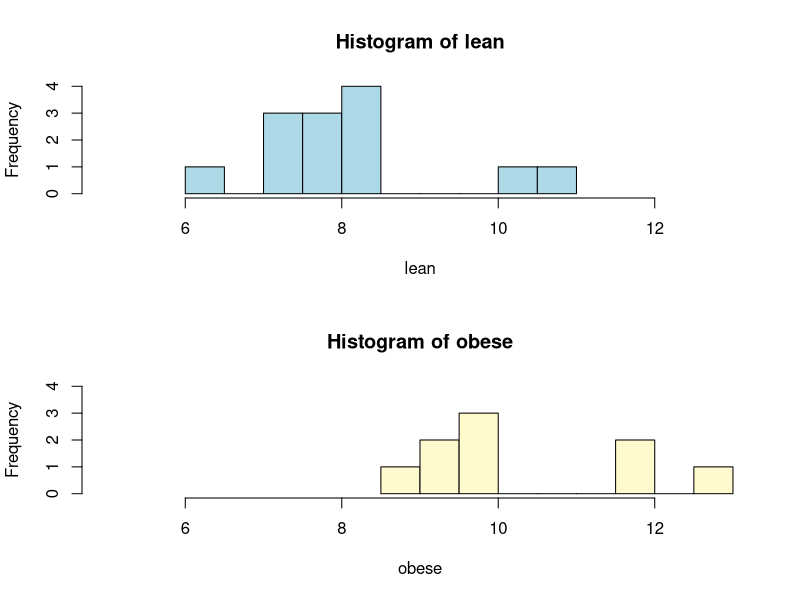
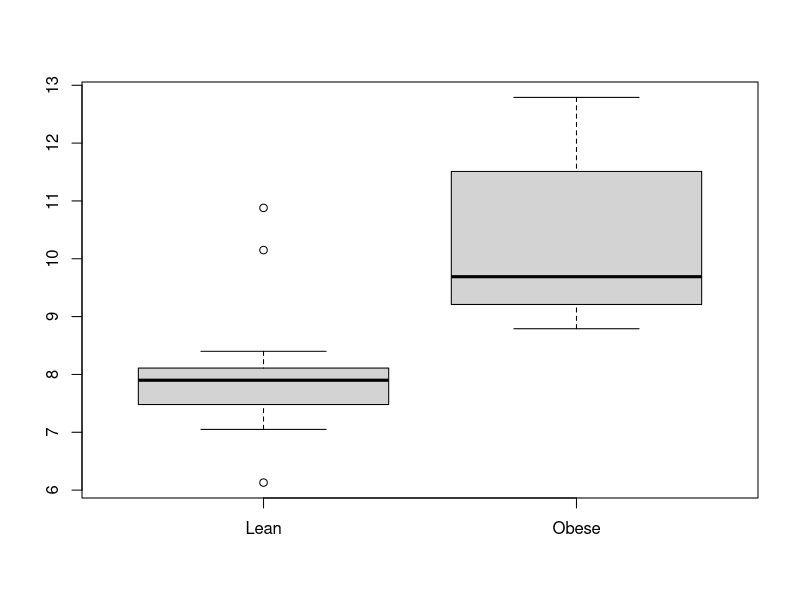
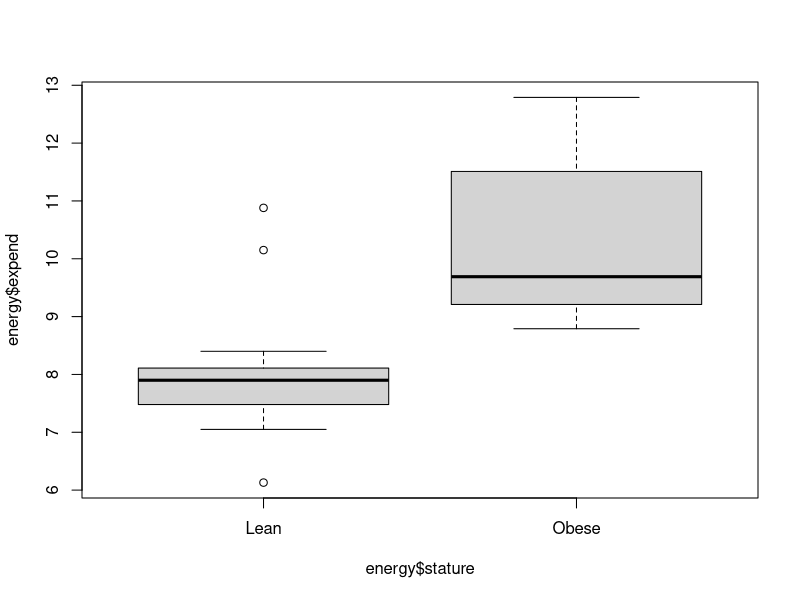
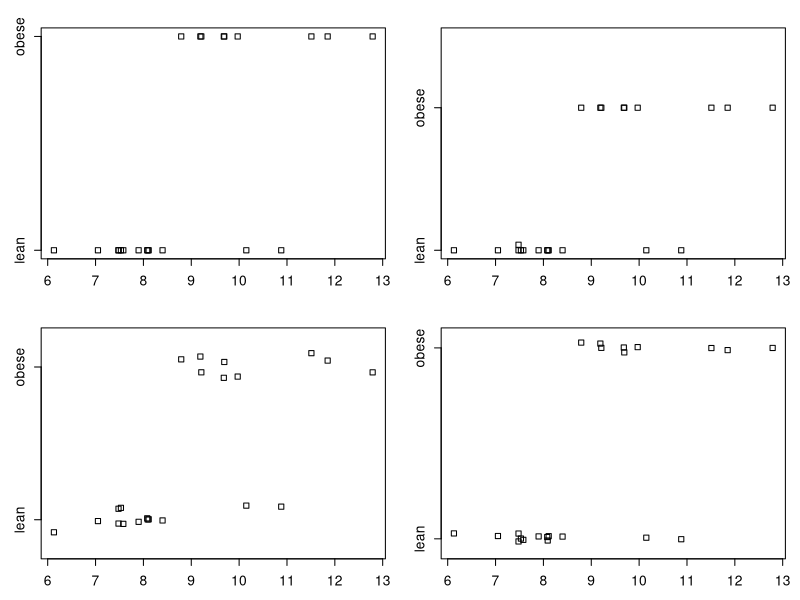

The R script that drew these images, in order: (Note: this script raises an error after producing the figures.)

# Create dataframe from data file.
energy <- read.csv("energy_expend.csv", stringsAsFactors = FALSE)

# Two ways to create separate vectors for each stature factor.
lst <- split(energy$expend, energy$stature)

lean  <- energy$expend[energy$stature == "lean"]
obese <- energy$expend[energy$stature == "obese"]

# Set graphic device parameters to 2 rows and 1 column.
par(mfrow = c(2, 1))    
 
# Graph the two vectors.
hist(lean, breaks = 10, xlim = c(5, 13), ylim = c(0, 4), col = "lightblue")
hist(obese, breaks = 10, xlim = c(5, 13), ylim = c(0, 4), col = "lemonchiffon")

# Restore graphic device to 1 row, 1 column.
par(mfrow = c(1, 1))    

# Two ways to create the boxplot.
boxplot(lean, obese, names = c("Lean","Obese"))
boxplot(energy$expend ~ energy$stature, names = c("Lean","Obese"))

# Create four stripcharts.
opar <- par(no.readonly = TRUE)
par(mfrow = c(2,2), mex = 0.8, mar = c(3, 3, 2, 1) + .1)

stripchart(energy$expend ~ energy$stature)
stripchart(energy$expend ~ energy$stature, method = "stack")
stripchart(energy$expend ~ energy$stature, method = "jitter")
stripchart(energy$expend ~ energy$stature, method = "jitter", jitter = .03)

par() <- opar

# Create dataframe from the data file
poverty <- read.delim("family_poverty.txt", sep = "\t", stringsAsFactors = FALSE)

opar <- par(no.readonly = TRUE)
ten  <- subset(poverty, year > 2005)

# Plot poverty % by year.
plot(ten$year, ten$family_poverty_pct,
               xlab = "Year",
               ylab = "Families in Poverty %",
               ylim = c(9, 13), 
               type = "b", 
               cex  = .75,
               lty  = 3,
               col  = "blue",
               pch  = 1)

# Reset the parameters.
par() <- opar

tmp <- read.delim("race_poverty.txt", sep = "\t", stringsAsFactors = FALSE)

tot_num_poverty <- as.numeric(gsub(",", "", tmp$tot_num_poverty))

poverty <- data.frame(year = tmp$year, 
                      tot_num_poverty, 
                      pct_total_poverty = tmp$pct_total_poverty, 
                      race = tmp$race)

white    <- subset(poverty, race == "white")
hispanic <- subset(poverty, race == "hispanic")
black    <- subset(poverty, race == "black")
asian    <- subset(poverty, race == "asian")

x <- white$year
y <- white$tot_num_poverty

plot(x, y,
     xlab = "Year",
     ylab = "Total Number in Poverty (1000's)",
     ylim = c(7000, 20000),
     type = "b", 
     cex  = .75,
     lty  = 3,
     col  = "blue",
     pch  = 1,
     las  = 1,
     cex.axis = .60)

x <- hispanic$year
y <- hispanic$tot_num_poverty

lines(x, y, type = "b", lty = 2, col = "red", pch = 0, cex = .75)

legend("bottomright",
       title = "Race",
       c("White","Hispanic"),
       lty   = c(3, 2), 
       pch   = c(1, 0),
       col   = c("blue","red"))


